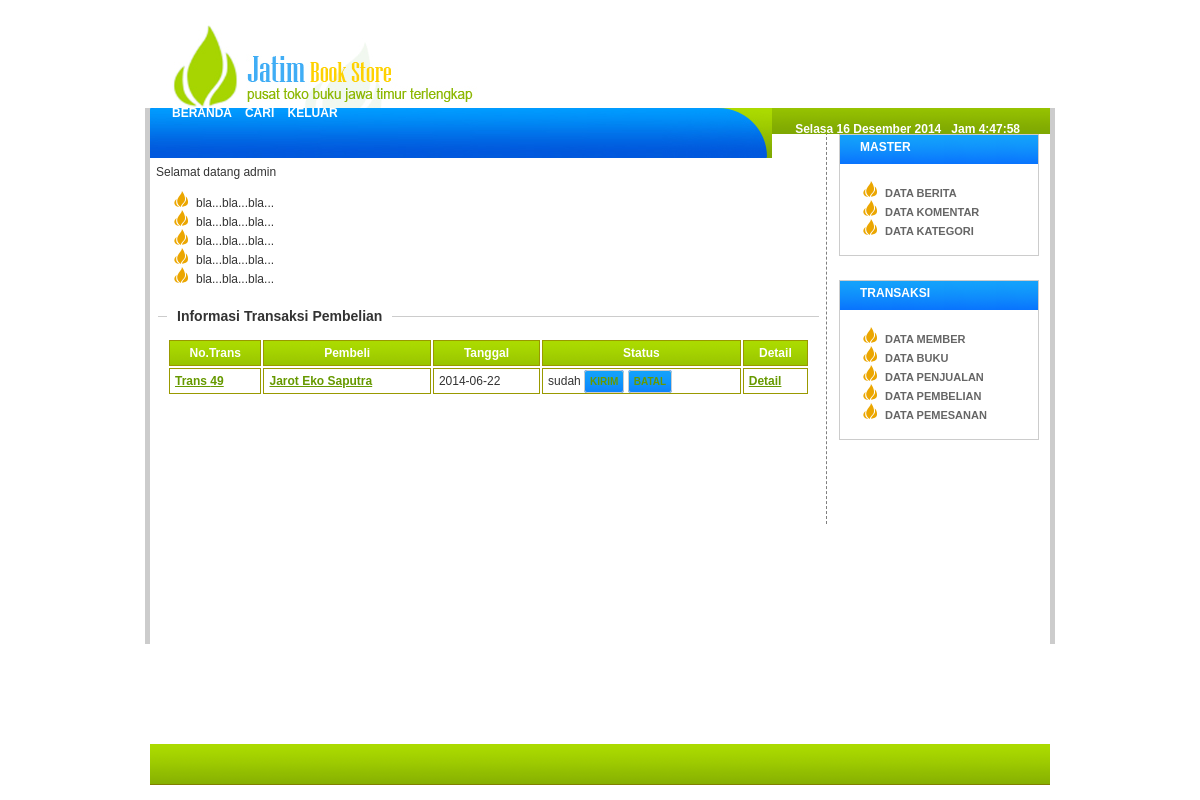
Page /admin/index.php (signed in) on the committed database.
### tables this page shows
CREATE TABLE IF NOT EXISTS `tb_transaksi` (
  `id_trans` int(100) NOT NULL AUTO_INCREMENT,
  `id_user` int(100) NOT NULL,
  `tipe_trans` varchar(200) NOT NULL,
  `status` varchar(200) NOT NULL,
  `nama_bank` varchar(200) NOT NULL,
  `atas_nama` varchar(200) NOT NULL,
  `no_rek` varchar(200) NOT NULL,
  `keterangan` text NOT NULL,
  `tgl_pembayaran` date NOT NULL,
  `tgl_trans` date NOT NULL,
  PRIMARY KEY (`id_trans`)
);

CREATE TABLE IF NOT EXISTS `tb_user` (
  `id_user` int(100) NOT NULL AUTO_INCREMENT,
  `nama` varchar(100) NOT NULL,
  `alamat` varchar(200) NOT NULL,
  `provinsi` varchar(200) NOT NULL,
  `kota` varchar(100) NOT NULL,
  `negara` varchar(100) NOT NULL,
  `username` varchar(100) NOT NULL,
  `password` varchar(100) NOT NULL,
  `telp` int(200) DEFAULT NULL,
  `email` varchar(200) NOT NULL,
  `keterangan` text NOT NULL,
  `tgl_masuk` date NOT NULL,
  PRIMARY KEY (`id_user`)
);

### conf/lib.php (called while the page is built, shortened)
<?PHP
    function fObj($sql){
        return mysql_fetch_object($sql);
    }
    function sql($data){
        return mysql_query($data);
    }
?>

### admin/home.php (the view)
<br /><br />Selamat datang admin <br />
<ul>
	<li>bla...bla...bla...</li>
    <li>bla...bla...bla...</li>
    <li>bla...bla...bla...</li>
    <li>bla...bla...bla...</li>
    <li>bla...bla...bla...</li>
</ul>
<?PHP
	$s=sql("select * from tb_transaksi inner join tb_user using(id_user) where tipe_trans='pembelian' and status='sudah'");
	echo "<div id='det_trans' style='position:absolute;'></div>
	<div id='det_user' style='position:absolute;margin-left:180px;'></div>
	<div id='det_rek' style='position:absolute;margin-left:400px;'></div>
	<fieldset>
	<legend> Informasi Transaksi Pembelian </legend>
	<table class='table' cellpadding=5>
	<tr bgcolor='#CCCCCC'><th>No.Trans</th><th>Pembeli</th><th>Tanggal</th><th>Status</th><th>Detail</th></tr>";
	while($d=fObj($s)){
		if($d->status=='sudah' || $d->status=='selesai'){
		$detail="<a href='javascript:void(0)' onclick=det_rek($d->id_trans)><b>Detail</b></a>";
		}else{
		$detail="";
		}
		if($d->status=='sudah'){
		$status="<a href=?go=ptrans&m=pembelian&id=$d->id_trans class='button'>Kirim</a>
		<a href=?go=ptrans&m=bpembelian&id=$d->id_trans class='button'>Batal</a>";
		}else{
		$status="";
		}
		echo "
		<tr><td><a href='javascript:void(0)' onClick='det_trans($d->id_trans)'><b>Trans $d->id_trans</b></a></td><td><a href='javascript:void(0)' onClick='det_user($d->id_user)'><b>$d->nama</b></a></td><td>$d->tgl_trans</td><td>$d->status $status</td><td>
		$detail</td></tr>
		";
	}
	echo "</table></fieldset>";
?>

### main/style.css (style rules this page uses)
body { font-family:"Trebuchet Ms",Arial, Helvetica, sans-serif; font-size:12px; color:#333333; margin:0 auto; }
table { font-size:12px; }
a { color:#090; text-decoration:none; }
li { list-style:url(../images/dll/li.png); }
.button { background:url(../images/dll/bg_header2.png); color:#FFFFFF; text-transform:uppercase; border:1px solid #CCC; font-size:10px; font-weight:bold; text-decoration:none; cursor:pointer; -webkit-border-radius:3px;-moz-border-radius:3px;-border-radius:3px;padding:5px; }
fieldset { -moz-border-radius:20px; border:0px;border-top:#CCC 1px solid; }
legend { font-size:14px; color:#333; padding:10px; font-weight:bold; }
.table { width:100%; background:#FFF; }
.table th { background:url(../images/dll/bg_header.png);border:1px solid #990; color:white; }
.table a { color:#690; }
.table td { border:1px solid #990;background:#FFF; }
.table a { text-decoration:underline; }
.table .button { text-decoration:none; }

### rows in the picture
tb_transaksi: id_trans "49", id_user.nama "Jarot Eko Saputra", tgl_trans "2014-06-22", status "sudah"
